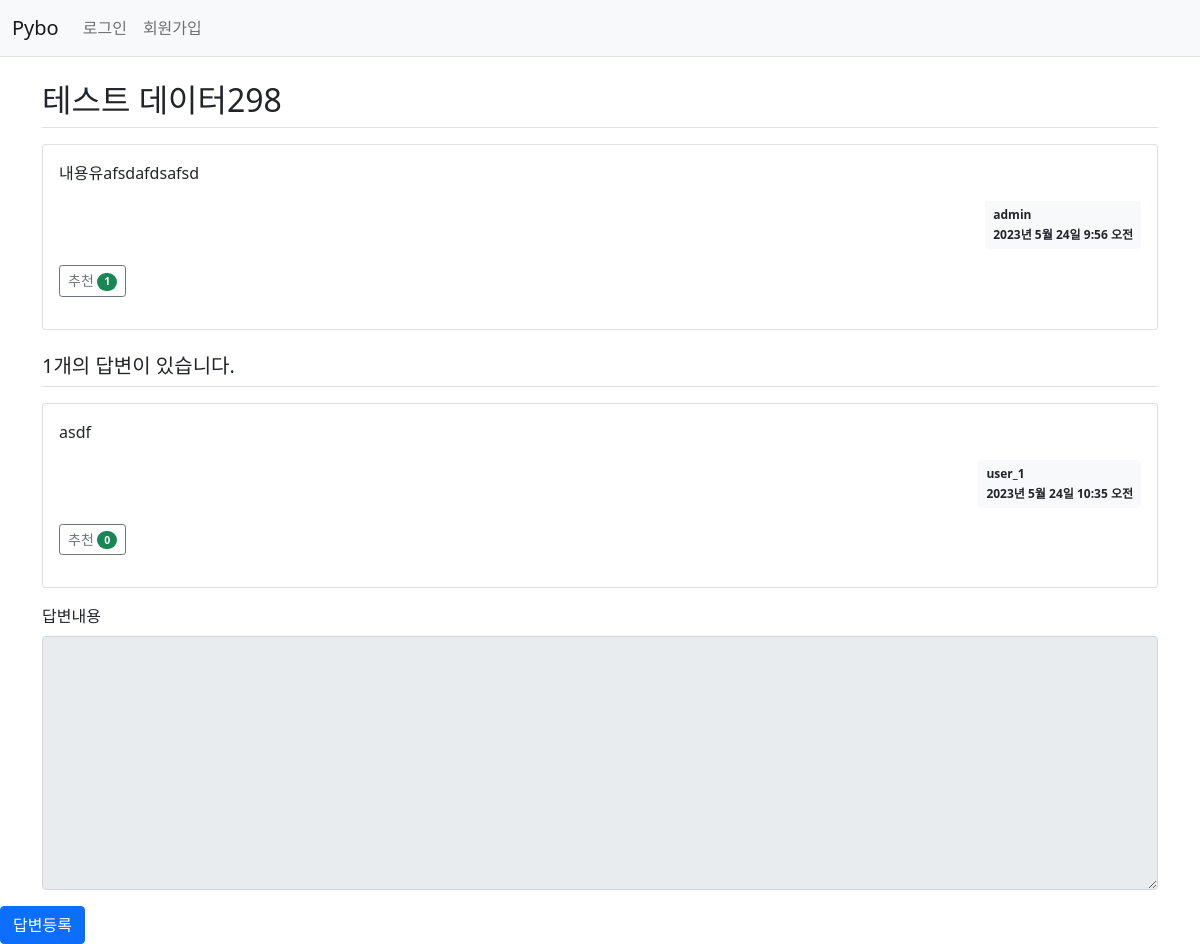
Page /pybo/306/ on the committed database.
### pybo/models.py (models this page shows, shortened)
class Question(models.Model):
    author = models.ForeignKey(
        User, on_delete=models.CASCADE, related_name="author_question"
    )
    subject = models.CharField(max_length=200)
    content = models.TextField()
    create_date = models.DateTimeField()
    modify_date = models.DateTimeField(null=True, blank=True)
    voter = models.ManyToManyField(User, related_name="voter_question")

class Answer(models.Model):
    author = models.ForeignKey(
        User, on_delete=models.CASCADE, related_name="author_answer"
    )
    question = models.ForeignKey(Question, on_delete=models.CASCADE)
    content = models.TextField()
    create_date = models.DateTimeField()
    modify_date = models.DateTimeField(null=True, blank=True)
    voter = models.ManyToManyField(User, related_name="voter_answer")

### pybo/views/base_views.py (the view)
# urls.py: path("<int:question_id>/", base_views.detail, name="detail"),
def detail(request, question_id):
    question = get_object_or_404(klass=Question, pk=question_id)
    context = {"question": question}
    return render(
        request=request, template_name="pybo/question_detail.html", context=context
    )

### pybo/templatetags/pybo_filter.py (called while the page is built)
@register.filter
def mark(value):
    extensions = ["nl2br", "fenced_code"]
    return mark_safe(markdown.markdown(value, extensions=extensions))

### templates/pybo/question_detail.html (shortened to what this page needs)
{% extends 'base.html' %}
{% load pybo_filter %}
{% block content %}
<div class="container my-3">
    <h2 class="border-bottom py-2">{{ question.subject }}</h2>
    <div class="card my-3">
        <div class="card-body">
            <div class="card-text">{{ question.content|mark }}</div>
            <div class="d-flex justify-content-end">
                <div class="badge bg-light text-dark p-2 text-start">
                    <div class="mb-2">{{ question.author.username }}</div>
                    <div>{{ question.create_date }}</div>
                </div>
            </div>
            <div class="my-3">
                <a href="javascript:void(0)" data-uri="{% url 'pybo:question_vote' question.id  %}"
                    class="recommend btn btn-sm btn-outline-secondary"> 추천
                    <span class="badge rounded-pill bg-success">{{question.voter.count}}</span>
                </a>
            </div>
        </div>
    </div>
    <h5 class="border-bottom my-3 py-2">{{question.answer_set.count}}개의 답변이 있습니다.</h5>
    {% for answer in question.answer_set.all %}
    <div class="card my-3">
        <div class="card-body">
            <div class="card-text">{{ answer.content|mark }}</div>
            <div class="d-flex justify-content-end">
                <div class="badge bg-light text-dark p-2 text-start">
                    <div class="mb-2">{{ answer.author.username }}</div>
                    <div>{{ answer.create_date }}</div>
                </div>
            </div>
            <div class="my-3">
                <a href="javascript:void(0)" data-uri="{% url 'pybo:answer_vote' answer.id  %}"
                    class="recommend btn btn-sm btn-outline-secondary"> 추천
                    <span class="badge rounded-pill bg-success">{{answer.voter.count}}</span>
                </a>
            </div>
        </div>
    </div>
    {% endfor %}
    <form action="{% url 'pybo:answer_create' question.id %}" method="post" class="my-3">
        <label for="content" class="form-label">답변내용</label>
        <textarea {% if not user.is_authenticated %}disabled {% endif %} name="content" id="content"
            class="form-control" rows="10"></textarea>
</div>
<input type="submit" value="답변등록" class="btn btn-primary">
{% endblock %}

### rows in the picture
Question: subject "테스트 데이터298", content|mark "내용유afsdafdsafsd", author.username "admin", create_date "2023년 5월 24일 9:56 오전", voter.count "1", answer_set.count "1"
Answer: content|mark "asdf", author.username "user_1", create_date "2023년 5월 24일 10:35 오전", voter.count "0"
